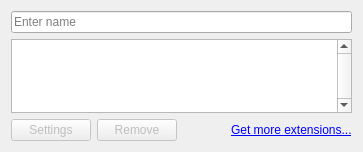
<?xml version="1.0" encoding="UTF-8"?>
<ui version="4.0">
 <class>PluginsList</class>
 <widget class="QWidget" name="PluginsList">
  <property name="geometry">
   <rect>
    <x>0</x>
    <y>0</y>
    <width>363</width>
    <height>152</height>
   </rect>
  </property>
  <layout class="QVBoxLayout" name="verticalLayout">
   <item>
    <widget class="QLineEdit" name="search">
     <property name="placeholderText">
      <string>Enter name</string>
     </property>
    </widget>
   </item>
   <item>
    <widget class="QListWidget" name="list">
     <property name="verticalScrollBarPolicy">
      <enum>Qt::ScrollBarAlwaysOn</enum>
     </property>
     <property name="horizontalScrollBarPolicy">
      <enum>Qt::ScrollBarAsNeeded</enum>
     </property>
     <property name="alternatingRowColors">
      <bool>true</bool>
     </property>
     <property name="verticalScrollMode">
      <enum>QAbstractItemView::ScrollPerPixel</enum>
     </property>
     <property name="uniformItemSizes">
      <bool>true</bool>
     </property>
     <property name="wordWrap">
      <bool>true</bool>
     </property>
    </widget>
   </item>
   <item>
    <layout class="QHBoxLayout" name="horizontalLayout">
     <item>
      <widget class="QPushButton" name="butSettings">
       <property name="enabled">
        <bool>false</bool>
       </property>
       <property name="sizePolicy">
        <sizepolicy hsizetype="Fixed" vsizetype="Fixed">
         <horstretch>0</horstretch>
         <verstretch>0</verstretch>
        </sizepolicy>
       </property>
       <property name="text">
        <string>Settings</string>
       </property>
      </widget>
     </item>
     <item>
      <widget class="QPushButton" name="butRemove">
       <property name="enabled">
        <bool>false</bool>
       </property>
       <property name="text">
        <string>Remove</string>
       </property>
      </widget>
     </item>
     <item>
      <spacer name="horizontalSpacer">
       <property name="orientation">
        <enum>Qt::Horizontal</enum>
       </property>
       <property name="sizeHint" stdset="0">
        <size>
         <width>40</width>
         <height>20</height>
        </size>
       </property>
      </spacer>
     </item>
     <item>
      <widget class="QLabel" name="label">
       <property name="text">
        <string>&lt;a href=&quot;https://store.kde.org/browse/cat/571/&quot;&gt;Get more extensions...&lt;/a&gt;</string>
       </property>
       <property name="openExternalLinks">
        <bool>true</bool>
       </property>
      </widget>
     </item>
    </layout>
   </item>
  </layout>
 </widget>
 <resources/>
 <connections/>
</ui>
